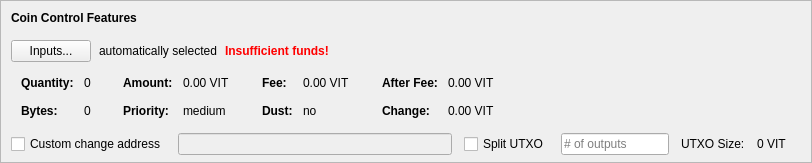
    <widget class="QFrame" name="frameCoinControl">
     <property name="sizePolicy">
      <sizepolicy hsizetype="Expanding" vsizetype="Expanding">
       <horstretch>0</horstretch>
       <verstretch>0</verstretch>
      </sizepolicy>
     </property>
     <property name="maximumSize">
      <size>
       <width>16777215</width>
       <height>16777215</height>
      </size>
     </property>
     <property name="frameShape">
      <enum>QFrame::StyledPanel</enum>
     </property>
     <property name="frameShadow">
      <enum>QFrame::Sunken</enum>
     </property>
     <layout class="QVBoxLayout" name="verticalLayoutCoinControl2">
      <property name="spacing">
       <number>0</number>
      </property>
      <property name="leftMargin">
       <number>0</number>
      </property>
      <property name="topMargin">
       <number>0</number>
      </property>
      <property name="rightMargin">
       <number>0</number>
      </property>
      <property name="bottomMargin">
       <number>6</number>
      </property>
      <item>
       <layout class="QVBoxLayout" name="verticalLayoutCoinControl" stretch="0,0,0,0,1">
        <property name="spacing">
         <number>0</number>
        </property>
        <property name="leftMargin">
         <number>10</number>
        </property>
        <property name="topMargin">
         <number>10</number>
        </property>
        <item>
         <layout class="QHBoxLayout" name="horizontalLayoutCoinControl1">
          <property name="bottomMargin">
           <number>15</number>
          </property>
          <item>
           <widget class="QLabel" name="labelCoinControlFeatures">
            <property name="sizePolicy">
             <sizepolicy hsizetype="Preferred" vsizetype="Maximum">
              <horstretch>0</horstretch>
              <verstretch>0</verstretch>
             </sizepolicy>
            </property>
            <property name="font">
             <font>
              <weight>75</weight>
              <bold>true</bold>
             </font>
            </property>
            <property name="styleSheet">
             <string notr="true">font-weight:bold;</string>
            </property>
            <property name="text">
             <string>Coin Control Features</string>
            </property>
           </widget>
          </item>
         </layout>
        </item>
        <item>
         <layout class="QHBoxLayout" name="horizontalLayoutCoinControl2" stretch="0,0,0,0">
          <property name="spacing">
           <number>8</number>
          </property>
          <property name="bottomMargin">
           <number>10</number>
          </property>
          <item>
           <widget class="QPushButton" name="pushButtonCoinControl">
            <property name="styleSheet">
             <string notr="true"/>
            </property>
            <property name="text">
             <string>Inputs...</string>
            </property>
            <property name="autoDefault">
             <bool>false</bool>
            </property>
           </widget>
          </item>
          <item>
           <widget class="QLabel" name="labelCoinControlAutomaticallySelected">
            <property name="text">
             <string>automatically selected</string>
            </property>
            <property name="margin">
             <number>5</number>
            </property>
           </widget>
          </item>
          <item>
           <widget class="QLabel" name="labelCoinControlInsuffFunds">
            <property name="font">
             <font>
              <weight>75</weight>
              <bold>true</bold>
             </font>
            </property>
            <property name="styleSheet">
             <string notr="true">color:red;font-weight:bold;</string>
            </property>
            <property name="text">
             <string>Insufficient funds!</string>
            </property>
            <property name="margin">
             <number>5</number>
            </property>
           </widget>
          </item>
          <item>
           <spacer name="horizontalSpacerCoinControl">
            <property name="orientation">
             <enum>Qt::Horizontal</enum>
            </property>
            <property name="sizeHint" stdset="0">
             <size>
              <width>40</width>
              <height>1</height>
             </size>
            </property>
           </spacer>
          </item>
         </layout>
        </item>
        <item>
         <widget class="QWidget" name="widgetCoinControl" native="true">
          <property name="sizePolicy">
           <sizepolicy hsizetype="Preferred" vsizetype="Preferred">
            <horstretch>0</horstretch>
            <verstretch>0</verstretch>
           </sizepolicy>
          </property>
          <property name="minimumSize">
           <size>
            <width>0</width>
            <height>0</height>
           </size>
          </property>
          <property name="styleSheet">
           <string notr="true"/>
          </property>
          <layout class="QHBoxLayout" name="horizontalLayoutCoinControl5">
           <property name="leftMargin">
            <number>0</number>
           </property>
           <property name="topMargin">
            <number>0</number>
           </property>
           <property name="rightMargin">
            <number>0</number>
           </property>
           <property name="bottomMargin">
            <number>0</number>
           </property>
           <item>
            <layout class="QHBoxLayout" name="horizontalLayoutCoinControl3" stretch="0,0,0,1">
             <property name="spacing">
              <number>20</number>
             </property>
             <property name="topMargin">
              <number>0</number>
             </property>
             <property name="bottomMargin">
              <number>10</number>
             </property>
             <item>
              <layout class="QFormLayout" name="formLayoutCoinControl1">
               <property name="horizontalSpacing">
                <number>10</number>
               </property>
               <property name="verticalSpacing">
                <number>14</number>
               </property>
               <property name="leftMargin">
                <number>10</number>
               </property>
               <property name="topMargin">
                <number>4</number>
               </property>
               <property name="rightMargin">
                <number>6</number>
               </property>
               <item row="0" column="0">
                <widget class="QLabel" name="labelCoinControlQuantityText">
                 <property name="font">
                  <font>
                   <weight>75</weight>
                   <bold>true</bold>
                  </font>
                 </property>
                 <property name="text">
                  <string>Quantity:</string>
                 </property>
                 <property name="margin">
                  <number>0</number>
                 </property>
                </widget>
               </item>
               <item row="0" column="1">
                <widget class="QLabel" name="labelCoinControlQuantity">
                 <property name="cursor">
                  <cursorShape>IBeamCursor</cursorShape>
                 </property>
                 <property name="contextMenuPolicy">
                  <enum>Qt::ActionsContextMenu</enum>
                 </property>
                 <property name="text">
                  <string notr="true">0</string>
                 </property>
                 <property name="margin">
                  <number>0</number>
                 </property>
                 <property name="textInteractionFlags">
                  <set>Qt::LinksAccessibleByMouse|Qt::TextSelectableByKeyboard|Qt::TextSelectableByMouse</set>
                 </property>
                </widget>
               </item>
               <item row="1" column="0">
                <widget class="QLabel" name="labelCoinControlBytesText">
                 <property name="font">
                  <font>
                   <weight>75</weight>
                   <bold>true</bold>
                  </font>
                 </property>
                 <property name="text">
                  <string>Bytes:</string>
                 </property>
                </widget>
               </item>
               <item row="1" column="1">
                <widget class="QLabel" name="labelCoinControlBytes">
                 <property name="cursor">
                  <cursorShape>IBeamCursor</cursorShape>
                 </property>
                 <property name="contextMenuPolicy">
                  <enum>Qt::ActionsContextMenu</enum>
                 </property>
                 <property name="text">
                  <string notr="true">0</string>
                 </property>
                 <property name="textInteractionFlags">
                  <set>Qt::LinksAccessibleByMouse|Qt::TextSelectableByKeyboard|Qt::TextSelectableByMouse</set>
                 </property>
                </widget>
               </item>
              </layout>
             </item>
             <item>
              <layout class="QFormLayout" name="formLayoutCoinControl2">
               <property name="horizontalSpacing">
                <number>10</number>
               </property>
               <property name="verticalSpacing">
                <number>14</number>
               </property>
               <property name="leftMargin">
                <number>6</number>
               </property>
               <property name="topMargin">
                <number>4</number>
               </property>
               <property name="rightMargin">
                <number>6</number>
               </property>
               <item row="0" column="0">
                <widget class="QLabel" name="labelCoinControlAmountText">
                 <property name="font">
                  <font>
                   <weight>75</weight>
                   <bold>true</bold>
                  </font>
                 </property>
                 <property name="text">
                  <string>Amount:</string>
                 </property>
                 <property name="margin">
                  <number>0</number>
                 </property>
                </widget>
               </item>
               <item row="0" column="1">
                <widget class="QLabel" name="labelCoinControlAmount">
                 <property name="cursor">
                  <cursorShape>IBeamCursor</cursorShape>
                 </property>
                 <property name="contextMenuPolicy">
                  <enum>Qt::ActionsContextMenu</enum>
                 </property>
                 <property name="text">
                  <string notr="true">0.00 VIT</string>
                 </property>
                 <property name="textInteractionFlags">
                  <set>Qt::LinksAccessibleByMouse|Qt::TextSelectableByKeyboard|Qt::TextSelectableByMouse</set>
                 </property>
                </widget>
               </item>
               <item row="1" column="0">
                <widget class="QLabel" name="labelCoinControlPriorityText">
                 <property name="font">
                  <font>
                   <weight>75</weight>
                   <bold>true</bold>
                  </font>
                 </property>
                 <property name="text">
                  <string>Priority:</string>
                 </property>
                </widget>
               </item>
               <item row="1" column="1">
                <widget class="QLabel" name="labelCoinControlPriority">
                 <property name="cursor">
                  <cursorShape>IBeamCursor</cursorShape>
                 </property>
                 <property name="contextMenuPolicy">
                  <enum>Qt::ActionsContextMenu</enum>
                 </property>
                 <property name="text">
                  <string>medium</string>
                 </property>
                 <property name="textInteractionFlags">
                  <set>Qt::LinksAccessibleByMouse|Qt::TextSelectableByKeyboard|Qt::TextSelectableByMouse</set>
                 </property>
                </widget>
               </item>
              </layout>
             </item>
             <item>
              <layout class="QFormLayout" name="formLayoutCoinControl3">
               <property name="horizontalSpacing">
                <number>10</number>
               </property>
               <property name="verticalSpacing">
                <number>14</number>
               </property>
               <property name="leftMargin">
                <number>6</number>
               </property>
               <property name="topMargin">
                <number>4</number>
               </property>
               <property name="rightMargin">
                <number>6</number>
               </property>
               <item row="0" column="0">
                <widget class="QLabel" name="labelCoinControlFeeText">
                 <property name="font">
                  <font>
                   <weight>75</weight>
                   <bold>true</bold>
                  </font>
                 </property>
                 <property name="text">
                  <string>Fee:</string>
                 </property>
                 <property name="margin">
                  <number>0</number>
                 </property>
                </widget>
               </item>
               <item row="0" column="1">
                <widget class="QLabel" name="labelCoinControlFee">
                 <property name="cursor">
                  <cursorShape>IBeamCursor</cursorShape>
                 </property>
                 <property name="contextMenuPolicy">
                  <enum>Qt::ActionsContextMenu</enum>
                 </property>
                 <property name="text">
                  <string notr="true">0.00 VIT</string>
                 </property>
                 <property name="textInteractionFlags">
                  <set>Qt::LinksAccessibleByMouse|Qt::TextSelectableByKeyboard|Qt::TextSelectableByMouse</set>
                 </property>
                </widget>
               </item>
               <item row="1" column="0">
                <widget class="QLabel" name="labelCoinControlLowOutputText">
                 <property name="font">
                  <font>
                   <weight>75</weight>
                   <bold>true</bold>
                  </font>
                 </property>
                 <property name="text">
                  <string>Dust:</string>
                 </property>
                </widget>
               </item>
               <item row="1" column="1">
                <widget class="QLabel" name="labelCoinControlLowOutput">
                 <property name="cursor">
                  <cursorShape>IBeamCursor</cursorShape>
                 </property>
                 <property name="contextMenuPolicy">
                  <enum>Qt::ActionsContextMenu</enum>
                 </property>
                 <property name="text">
                  <string>no</string>
                 </property>
                 <property name="textInteractionFlags">
                  <set>Qt::LinksAccessibleByMouse|Qt::TextSelectableByKeyboard|Qt::TextSelectableByMouse</set>
                 </property>
                </widget>
               </item>
              </layout>
             </item>
             <item>
              <layout class="QFormLayout" name="formLayoutCoinControl4">
               <property name="horizontalSpacing">
                <number>10</number>
               </property>
               <property name="verticalSpacing">
                <number>14</number>
               </property>
               <property name="leftMargin">
                <number>6</number>
               </property>
               <property name="topMargin">
                <number>4</number>
               </property>
               <property name="rightMargin">
                <number>6</number>
               </property>
               <item row="0" column="0">
                <widget class="QLabel" name="labelCoinControlAfterFeeText">
                 <property name="font">
                  <font>
                   <weight>75</weight>
                   <bold>true</bold>
                  </font>
                 </property>
                 <property name="text">
                  <string>After Fee:</string>
                 </property>
                 <property name="margin">
                  <number>0</number>
                 </property>
                </widget>
               </item>
               <item row="0" column="1">
                <widget class="QLabel" name="labelCoinControlAfterFee">
                 <property name="cursor">
                  <cursorShape>IBeamCursor</cursorShape>
                 </property>
                 <property name="contextMenuPolicy">
                  <enum>Qt::ActionsContextMenu</enum>
                 </property>
                 <property name="text">
                  <string notr="true">0.00 VIT</string>
                 </property>
                 <property name="textInteractionFlags">
                  <set>Qt::LinksAccessibleByMouse|Qt::TextSelectableByKeyboard|Qt::TextSelectableByMouse</set>
                 </property>
                </widget>
               </item>
               <item row="1" column="0">
                <widget class="QLabel" name="labelCoinControlChangeText">
                 <property name="font">
                  <font>
                   <weight>75</weight>
                   <bold>true</bold>
                  </font>
                 </property>
                 <property name="text">
                  <string>Change:</string>
                 </property>
                </widget>
               </item>
               <item row="1" column="1">
                <widget class="QLabel" name="labelCoinControlChange">
                 <property name="cursor">
                  <cursorShape>IBeamCursor</cursorShape>
                 </property>
                 <property name="contextMenuPolicy">
                  <enum>Qt::ActionsContextMenu</enum>
                 </property>
                 <property name="text">
                  <string notr="true">0.00 VIT</string>
                 </property>
                 <property name="textInteractionFlags">
                  <set>Qt::LinksAccessibleByMouse|Qt::TextSelectableByKeyboard|Qt::TextSelectableByMouse</set>
                 </property>
                </widget>
               </item>
              </layout>
             </item>
            </layout>
           </item>
          </layout>
         </widget>
        </item>
        <item>
         <layout class="QHBoxLayout" name="horizontalLayoutCoinControl4" stretch="0,0,0,0,0,0,0">
          <property name="spacing">
           <number>12</number>
          </property>
          <property name="sizeConstraint">
           <enum>QLayout::SetDefaultConstraint</enum>
          </property>
          <property name="topMargin">
           <number>5</number>
          </property>
          <property name="rightMargin">
           <number>5</number>
          </property>
          <item>
           <widget class="QCheckBox" name="checkBoxCoinControlChange">
            <property name="toolTip">
             <string>If this is activated, but the change address is empty or invalid, change will be sent to a newly generated address.</string>
            </property>
            <property name="text">
             <string>Custom change address</string>
            </property>
           </widget>
          </item>
          <item>
           <widget class="QValidatedLineEdit" name="lineEditCoinControlChange">
            <property name="enabled">
             <bool>false</bool>
            </property>
            <property name="sizePolicy">
             <sizepolicy hsizetype="Expanding" vsizetype="Fixed">
              <horstretch>0</horstretch>
              <verstretch>0</verstretch>
             </sizepolicy>
            </property>
           </widget>
          </item>
          <item>
           <widget class="QCheckBox" name="splitBlockCheckBox">
            <property name="text">
             <string>Split UTXO</string>
            </property>
           </widget>
          </item>
          <item>
           <widget class="QLineEdit" name="splitBlockLineEdit">
            <property name="sizePolicy">
             <sizepolicy hsizetype="Fixed" vsizetype="Fixed">
              <horstretch>50</horstretch>
              <verstretch>0</verstretch>
             </sizepolicy>
            </property>
            <property name="placeholderText">
             <string># of outputs</string>
            </property>
           </widget>
          </item>
          <item>
           <widget class="QLabel" name="labelBlockSizeText">
            <property name="text">
             <string>UTXO Size:</string>
            </property>
           </widget>
          </item>
          <item>
           <widget class="QLabel" name="labelBlockSize">
            <property name="text">
             <string>0 VIT</string>
            </property>
           </widget>
          </item>
          <item>
           <widget class="QLabel" name="labelCoinControlChangeLabel">
            <property name="sizePolicy">
             <sizepolicy hsizetype="Preferred" vsizetype="Expanding">
              <horstretch>0</horstretch>
              <verstretch>0</verstretch>
             </sizepolicy>
            </property>
            <property name="minimumSize">
             <size>
              <width>0</width>
              <height>0</height>
             </size>
            </property>
            <property name="text">
             <string/>
            </property>
            <property name="margin">
             <number>3</number>
            </property>
           </widget>
          </item>
         </layout>
        </item>
        <item>
         <spacer name="verticalSpacerCoinControl">
          <property name="orientation">
           <enum>Qt::Vertical</enum>
          </property>
          <property name="sizeHint" stdset="0">
           <size>
            <width>800</width>
            <height>1</height>
           </size>
          </property>
         </spacer>
        </item>
       </layout>
      </item>
     </layout>
    </widget>
